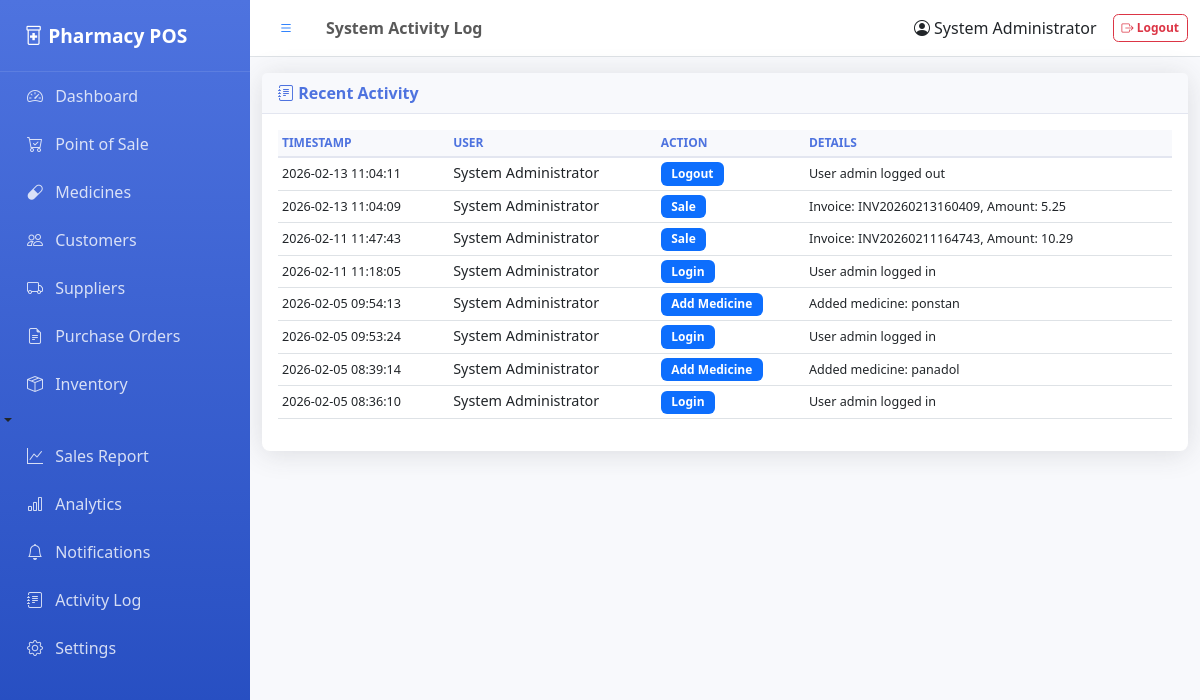
/activity_log (signed in), run on an earlier commit of the app's database.
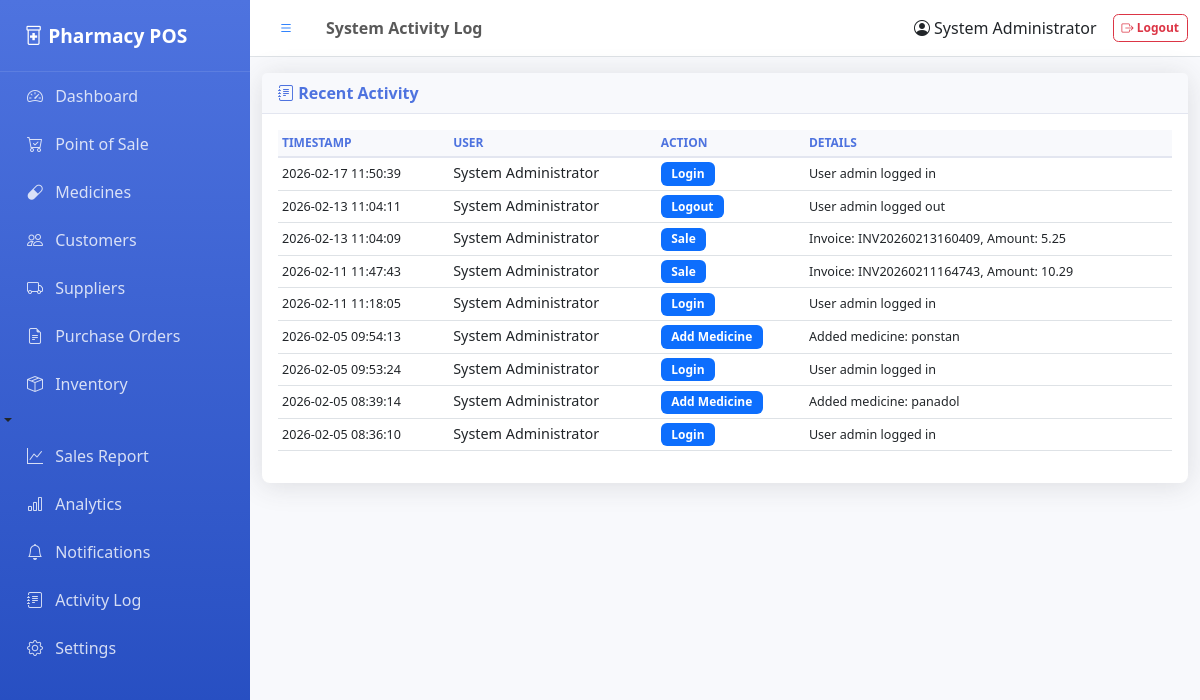
And on a later commit of the database.
### tables this page shows
CREATE TABLE admin (
        id INTEGER PRIMARY KEY AUTOINCREMENT,
        username TEXT UNIQUE NOT NULL,
        password TEXT NOT NULL,
        full_name TEXT,
        email TEXT,
        role TEXT DEFAULT 'admin',
        created_at TIMESTAMP DEFAULT CURRENT_TIMESTAMP,
        last_login TIMESTAMP
    );

CREATE TABLE activity_log (
        id INTEGER PRIMARY KEY AUTOINCREMENT,
        user_id INTEGER,
        action TEXT,
        details TEXT,
        timestamp TIMESTAMP DEFAULT CURRENT_TIMESTAMP,
        FOREIGN KEY (user_id) REFERENCES admin(id)
    );

### app.py (the view)
@app.route('/activity_log')
@login_required
def activity_log():
    logs = query_db('''
        SELECT a.*, ad.full_name
        FROM activity_log a
        JOIN admin ad ON a.user_id = ad.id
        ORDER BY a.timestamp DESC
        LIMIT 100
    ''')
    return render_template('activity_log.html', logs=logs)

### app.py (called while the page is built)
def get_db():
    conn = sqlite3.connect(DB)
    conn.row_factory = sqlite3.Row
    return conn

def query_db(query, args=(), one=False):
    conn = get_db()
    cur = conn.cursor()
    cur.execute(query, args)
    result = cur.fetchall()
    conn.commit()
    conn.close()
    return (result[0] if result else None) if one else result

def login_required(f):
    @wraps(f)
    def decorated_function(*args, **kwargs):
        if 'admin_id' not in session:
            flash('Please log in to access this page.', 'warning')
            return redirect(url_for('login'))
        return f(*args, **kwargs)
    return decorated_function

### templates/activity_log.html (shortened to what this page needs)
{% extends 'base.html' %}
{% block page_title %}System Activity Log{% endblock %}
{% block content %}
<div class="card">
    <div class="card-header"><i class="bi bi-journal-text"></i> Recent Activity</div>
    <div class="card-body">
        <div class="table-responsive">
            <table class="table table-sm">
                <thead><tr><th>Timestamp</th><th>User</th><th>Action</th><th>Details</th></tr></thead>
                <tbody>
                    {% for log in logs %}
                    <tr>
                        <td><small>{{ log.timestamp }}</small></td>
                        <td>{{ log.full_name }}</td>
                        <td><span class="badge bg-primary">{{ log.action }}</span></td>
                        <td><small>{{ log.details }}</small></td>
                    </tr>
                    {% endfor %}
                </tbody>
            </table>
        </div>
    </div>
</div>
{% endblock %}

### templates/base.html (shortened to what this page needs)
<!DOCTYPE html>
<html lang="en">
<head>
    <link href="https://cdn.jsdelivr.net/npm/bootstrap@5.3.0/dist/css/bootstrap.min.css" rel="stylesheet">
    <link rel="stylesheet" href="https://cdn.jsdelivr.net/npm/bootstrap-icons@1.10.0/font/bootstrap-icons.css">
    <link rel="stylesheet" href="{{ url_for('static', filename='css/style.css') }}">
</head>
<body>
    {% if session.admin %}
    <div class="sidebar" id="sidebar">
        <div class="sidebar-header">
            <h4><i class="bi bi-prescription2"></i> Pharmacy POS</h4>
        </div>
        <ul class="nav flex-column">
            <li class="nav-item">
                <a class="nav-link" href="{{ url_for('dashboard') }}">
                    <i class="bi bi-speedometer2"></i> Dashboard
                </a>
            </li>
            <li class="nav-item">
                <a class="nav-link" href="{{ url_for('pos') }}">
                    <i class="bi bi-cart-check"></i> Point of Sale
                </a>
            </li>
            <li class="nav-item">
                <a class="nav-link" href="{{ url_for('medicines') }}">
                    <i class="bi bi-capsule"></i> Medicines
                </a>
            </li>
            <li class="nav-item">
                <a class="nav-link" href="{{ url_for('customers') }}">
                    <i class="bi bi-people"></i> Customers
                </a>
            </li>
            <li class="nav-item">
                <a class="nav-link" href="{{ url_for('suppliers') }}">
                    <i class="bi bi-truck"></i> Suppliers
                </a>
            </li>
            <li class="nav-item">
                <a class="nav-link" href="{{ url_for('purchase_orders') }}">
                    <i class="bi bi-file-earmark-text"></i> Purchase Orders
                </a>
            </li>
            <li class="nav-item dropdown-toggle" data-bs-toggle="collapse" data-bs-target="#inventoryMenu">
                <a class="nav-link">
                    <i class="bi bi-box-seam"></i> Inventory
                </a>
            </li>
            <li class="nav-item">
                <a class="nav-link" href="{{ url_for('sales_report') }}">
                    <i class="bi bi-graph-up"></i> Sales Report
                </a>
            </li>
            <li class="nav-item">
                <a class="nav-link" href="{{ url_for('analytics') }}">
                    <i class="bi bi-bar-chart"></i> Analytics
                </a>
            </li>
            <li class="nav-item">
                <a class="nav-link" href="{{ url_for('notifications') }}">
                    <i class="bi bi-bell"></i> Notifications
                </a>
            </li>
            <li class="nav-item">
                <a class="nav-link" href="{{ url_for('activity_log') }}">
                    <i class="bi bi-journal-text"></i> Activity Log
                </a>
            </li>
            <li class="nav-item">
                <a class="nav-link" href="{{ url_for('settings') }}">
                    <i class="bi bi-gear"></i> Settings
                </a>
            </li>
        </ul>
    </div>
    <div class="main-content">
        <nav class="navbar navbar-expand-lg navbar-light bg-white border-bottom">
            <div class="container-fluid">
                <button class="btn btn-link" id="sidebarToggle">
                    <i class="bi bi-list"></i>
                </button>
                <span class="navbar-text me-auto ms-3">
                    <strong>{% block page_title %}{% endblock %}</strong>
                </span>
                <div class="d-flex align-items-center">
                    <span class="me-3">
                        <i class="bi bi-person-circle"></i> {{ session.full_name or session.admin }}
                    </span>
                    <a href="{{ url_for('logout') }}" class="btn btn-outline-danger btn-sm">
                        <i class="bi bi-box-arrow-right"></i> Logout
                    </a>
                </div>
            </div>
        </nav>
        <div class="container-fluid mt-3">
            {% block content %}{% endblock %}
        </div>
    </div>
    {% else %}
    {% block login_content %}{% endblock %}
    {% endif %}
</body>
</html>

### static/css/style.css (style rules this page uses)
:root { --primary-color: #4e73df; --secondary-color: #858796; --success-color: #1cc88a; --danger-color: #e74a3b; --warning-color: #f6c23e; --info-color: #36b9cc; --sidebar-width: 250px; }
body { font-family: 'Segoe UI', Tahoma, Geneva, Verdana, sans-serif; background-color: #f8f9fc; }
.sidebar { position: fixed; top: 0; left: 0; height: 100vh; width: var(--sidebar-width); background: linear-gradient(180deg, #4e73df 0%, #224abe 100%); padding: 0; z-index: 1000; overflow-y: auto; transition: all 0.3s; }
.sidebar-header { padding: 1.5rem; color: white; border-bottom: 1px solid rgba(255, 255, 255, 0.1); }
.sidebar-header h4 { margin: 0; font-size: 1.2rem; font-weight: 600; }
.sidebar .nav-link { color: rgba(255, 255, 255, 0.8); padding: 0.75rem 1.5rem; transition: all 0.3s; border-left: 3px solid transparent; }
.sidebar .nav-link i { margin-right: 0.5rem; width: 20px; }
.main-content { margin-left: var(--sidebar-width); transition: all 0.3s; min-height: 100vh; }
.card { border: none; border-radius: 0.5rem; box-shadow: 0 0.15rem 1.75rem 0 rgba(58, 59, 69, 0.15); margin-bottom: 1.5rem; }
.card-header { background-color: #f8f9fc; border-bottom: 1px solid #e3e6f0; font-weight: 600; color: var(--primary-color); }
.table { font-size: 0.9rem; }
.table thead th { background-color: #f8f9fc; border-bottom: 2px solid #e3e6f0; font-weight: 600; color: var(--primary-color); text-transform: uppercase; font-size: 0.75rem; }
.badge { padding: 0.35rem 0.65rem; font-size: 0.75rem; font-weight: 600; }
.btn { font-size: 0.875rem; font-weight: 600; padding: 0.5rem 1rem; border-radius: 0.35rem; }
.btn-sm { font-size: 0.75rem; padding: 0.25rem 0.5rem; }

What changed in the data, as far as the page shows it:
added activity_log: timestamp "2026-02-17 11:50:39", full_name "System Administrator", action "Login", details "User admin logged in"
